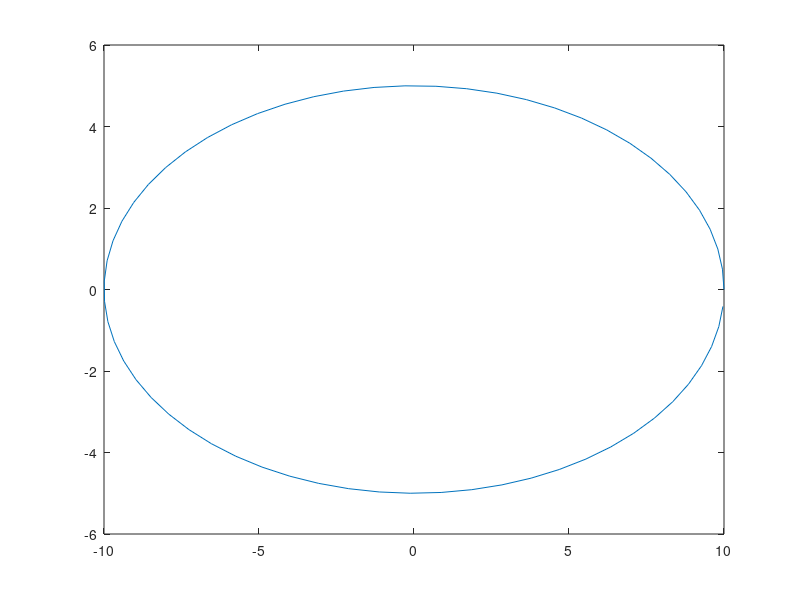

Recreate this plot in MATLAB.
%%%% RENAME from mini_project.m to (your_project_short_name).m
% Comments describing mini-project ~ 100-200 words
%This program would be able to calculate the distance between the earth 
%and the sun at 4 different points around the orbital axis as it goes 
%around the sun. It is done by using as input of kepler 3rd law and 
%equation of motion. More specifically finding the distance(m) at 4 
%different seasons within a 1 year span. We already know two positions distance
%and will find a function to help calculate at 2-4 other points. The earth travels
%around the sun in an orbital function. 
% Simulation parameters
%	These are values particular to the simulation 
%	that do not change later in the script
%rp = apoapsis

%ra = periapsis
% Computed parameters (from simulation parameters)
%	These are values that do not change later in the script
%	and are calculated from formulas using the simulation parameters
% Values: rp = 1 and ra=2 For the meantime

%d = distance
% Function calls and simple calculations for:
%	data read-in
%	simulation solution 
%	visualization
%The two points at which the code would read would be aphelion(152,100 km) and Perihelion(147,300 km). Moving in an orbital motion around the sun to find 2 
%more points. 

%Data read in would be the distances mentioned previosuly. 

%Finding c, a, and b in which c^2=sqrt(a^2 + b^2)


% Function definitions for simulation solution & visualization
%	Each function contains help text: https://www.mathworks.com/help/matlab/matlab_prog/add-help-for-your-program.html
%Focal Distance c = (1/2)*(ra - rp)

%semi major axis a = (1/2)*(ra + rp)

%Graph
a = 10;
b = 5;

thetas = (0:.1:2.*pi);
for i = a
    for j = b
        xs = a.*cos(thetas);
        ys = b.*sin(thetas);
        plot(xs,ys)
    end
end


% 
url = 'https://nssdc.gsfc.nasa.gov/planetary/factsheet/'; 
%data = webread(url); https://www.nasa.gov/audience/foreducators/k-4/features/F_Measuring_the_Distance_Student_Pages.html
whos data



